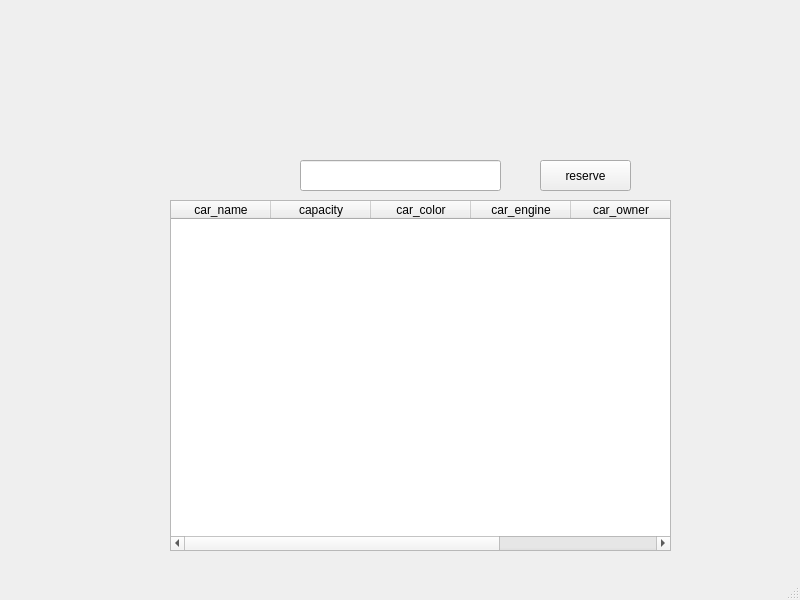
<?xml version="1.0" encoding="UTF-8"?>
<ui version="4.0">
 <class>findride</class>
 <widget class="QMainWindow" name="findride">
  <property name="geometry">
   <rect>
    <x>0</x>
    <y>0</y>
    <width>800</width>
    <height>600</height>
   </rect>
  </property>
  <property name="windowTitle">
   <string>MainWindow</string>
  </property>
  <widget class="QWidget" name="centralwidget">
   <widget class="QTableWidget" name="tableWidget">
    <property name="geometry">
     <rect>
      <x>170</x>
      <y>200</y>
      <width>501</width>
      <height>351</height>
     </rect>
    </property>
    <column>
     <property name="text">
      <string>car_name</string>
     </property>
    </column>
    <column>
     <property name="text">
      <string>capacity</string>
     </property>
    </column>
    <column>
     <property name="text">
      <string>car_color</string>
     </property>
    </column>
    <column>
     <property name="text">
      <string>car_engine</string>
     </property>
    </column>
    <column>
     <property name="text">
      <string>car_owner</string>
     </property>
    </column>
    <column>
     <property name="text">
      <string/>
     </property>
    </column>
   </widget>
   <widget class="QLineEdit" name="lineEdit">
    <property name="geometry">
     <rect>
      <x>300</x>
      <y>160</y>
      <width>201</width>
      <height>31</height>
     </rect>
    </property>
   </widget>
   <widget class="QLabel" name="label">
    <property name="geometry">
     <rect>
      <x>240</x>
      <y>160</y>
      <width>41</width>
      <height>31</height>
     </rect>
    </property>
    <property name="styleSheet">
     <string notr="true">image: url(:/image/search.png);</string>
    </property>
    <property name="text">
     <string/>
    </property>
   </widget>
   <widget class="QLabel" name="label_2">
    <property name="geometry">
     <rect>
      <x>0</x>
      <y>0</y>
      <width>801</width>
      <height>151</height>
     </rect>
    </property>
    <property name="styleSheet">
     <string notr="true">image: url(:/image/road2.png);</string>
    </property>
    <property name="text">
     <string/>
    </property>
   </widget>
   <widget class="QPushButton" name="pushButton">
    <property name="geometry">
     <rect>
      <x>540</x>
      <y>160</y>
      <width>91</width>
      <height>31</height>
     </rect>
    </property>
    <property name="text">
     <string>reserve</string>
    </property>
   </widget>
  </widget>
  <widget class="QMenuBar" name="menubar">
   <property name="geometry">
    <rect>
     <x>0</x>
     <y>0</y>
     <width>800</width>
     <height>21</height>
    </rect>
   </property>
  </widget>
  <widget class="QStatusBar" name="statusbar"/>
 </widget>
 <resources/>
 <connections/>
</ui>
